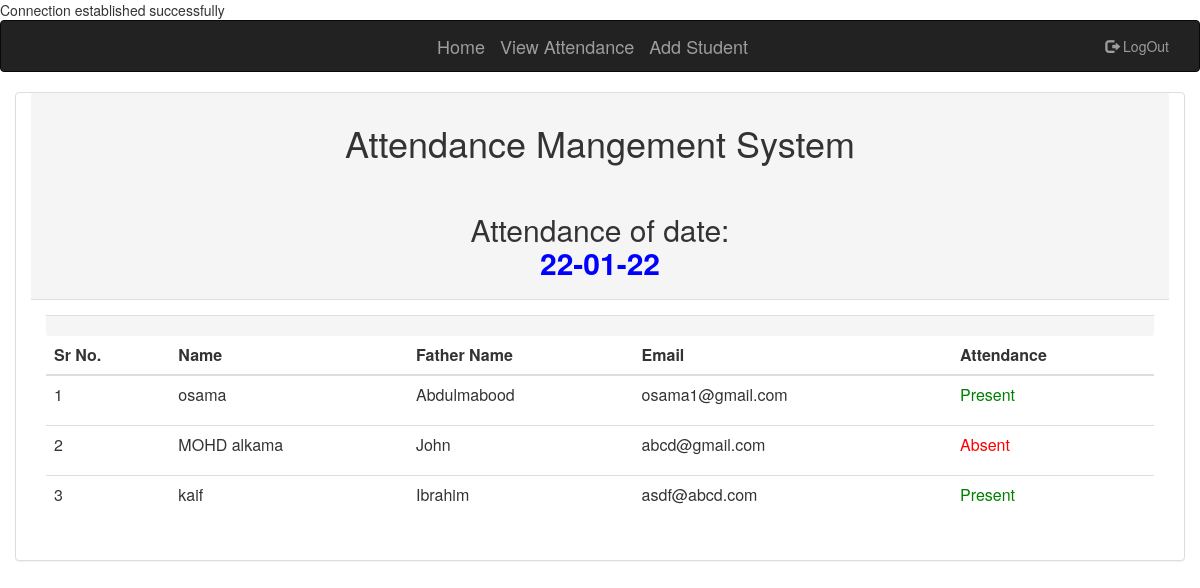
The page /viewp.php?date=22-01-22 on the database its author committed.
### tables this page shows
CREATE TABLE `attendance` (
  `at_id` int(11) NOT NULL,
  `value` varchar(50) NOT NULL,
  `emp_id` int(11) NOT NULL,
  `date` varchar(30) NOT NULL
);

CREATE TABLE `emp` (
  `emp_id` int(11) NOT NULL,
  `name` varchar(50) NOT NULL,
  `fname` varchar(50) NOT NULL,
  `email` varchar(100) NOT NULL
);

### viewp.php (the view, shortened to what this page needs)
<?php include_once("connection.php"); ?>
<!DOCTYPE html>
<html lang="en">
<head>
  <link rel="stylesheet" href="https://maxcdn.bootstrapcdn.com/bootstrap/3.4.1/css/bootstrap.min.css">
</head>
<body>
<?php include_once("nav.php"); ?>
<div class="panel panel-default container">
<div class="panel-heading">
    <h1 style="text-align: center;">Attendance Mangement System</h1><br>
    <h2 style="text-align: center;">Attendance of date: <?php
       if($_GET){
           $date=$_GET['date'];
           ?>
           <p style="font-weight: bold; color:Blue"><?php echo $date ?></p>
           <?php
       }?></h2>
</div>
<div class="panel-body">
<form method="post">
<table class="table">
<thead>
<tr>
    <th>Sr No.</th>
    <th>Name</th>
    <th>Father Name</th>
    <th>Email</th>
    <th>Attendance</th>
</tr>
</thead>
       <?php
       if($_GET){
           $date=$_GET['date'];
            $query="SELECT emp.*,attendance.* FROM attendance
            inner join emp on attendance.emp_id=emp.emp_id and attendance.date='$date'";
            $result=$link->query($query);
            if ($result->num_rows>0){
                $i=0;
                while($val=$result->fetch_assoc()){
                    $i++;
       ?>
<tr>
    <td><?php echo $i; ?></td>
    <td><?php echo $val['name'];?></td>
    <td><?php echo $val['fname'];?></td>
    <td><?php echo $val['email'];?></td>
    <td>
        <?php
        if($val['value']=='Present'){?>
        <p style="color:Green">Present</p>
        <?php }?>
        <?php
        if($val['value']=='Absent'){?>
        <p style="color:Red">Absent</p>
        <?php }?>
    </td>
</tr>
<?php } } } ?>
</div>
<div class="panel-footer">
</div>
</div>
</body>
</html>

### rows shown on the page
attendance: emp.name "osama", emp.fname "Abdulmabood", emp.email "osama1@gmail.com", value "Present"
attendance: emp.name "MOHD alkama", emp.fname "John", emp.email "abcd@gmail.com", value "Absent"
attendance: emp.name "kaif", emp.fname "Ibrahim", emp.email "asdf@abcd.com", value "Present"

### other values the page prints
$date "22-01-22"
